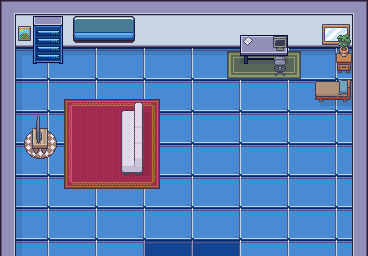

A 2D game scene composited from a Tiled map and its tileset images. What follows is a short description and the map's XML, with each tile layer's data collapsed to a summary:
An orthogonal 23x16 tile map with 16x16 px tiles, 9 tile layers (Ground, GroundTop, GroundTop+1, GroundTop+2, ...), 9 tilesets and 11 objects.

<map version="1.9" tiledversion="1.9.2" orientation="orthogonal" renderorder="right-down" width="23" height="16" tilewidth="16" tileheight="16" infinite="0" nextlayerid="12" nextobjectid="12">
 <editorsettings>
  <export format="tmx" />
 </editorsettings>
 <tileset firstgid="1" source="../Level0/laboratory_stuff_tiles.tsx" />
 <tileset firstgid="593" source="../Level0/living_room_shadowless.tsx" />
 <tileset firstgid="1313" source="../Level0/basement_shadowless.tsx" />
 <tileset firstgid="2113" source="../Level0/laboratory_walls_tiles.tsx" />
 <tileset firstgid="2305" source="../Level0/jail_16x16_shadowless.tsx" />
 <tileset firstgid="3025" source="../Level0/generic_16x16_shadowless.tsx" />
 <tileset firstgid="4273" source="../Level0/shadows.tsx" />
 <tileset firstgid="4353" source="../Level0/bedroom16x16.tsx" />
 <tileset firstgid="6065" source="../Level0/laboratory_floor_tiles.tsx" />
 <layer id="2" name="Ground" width="23" height="16">
  <data>[368 cells, 299 non-empty, 9 distinct tile ids]</data>
 </layer>
 <layer id="3" name="GroundTop" width="23" height="16">
  <data>[368 cells, 79 non-empty, 26 distinct tile ids]</data>
 </layer>
 <layer id="4" name="GroundTop+1" width="23" height="16">
  <data>[368 cells, 11 non-empty, 5 distinct tile ids]</data>
 </layer>
 <layer id="5" name="GroundTop+2" width="23" height="16">
  <data>[368 cells, 1 non-empty, 1 distinct tile ids]</data>
 </layer>
 <layer id="6" name="WallsUp" width="23" height="16">
  <data>[368 cells, 95 non-empty, 13 distinct tile ids]</data>
 </layer>
 <layer id="7" name="StuffOnWall" width="23" height="16">
  <data>[368 cells, 6 non-empty, 6 distinct tile ids]</data>
 </layer>
 <layer id="8" name="Furniture" width="23" height="16">
  <data>[368 cells, 34 non-empty, 30 distinct tile ids]</data>
 </layer>
 <layer id="9" name="Furniture+1" width="23" height="16">
  <data>[368 cells, 11 non-empty, 9 distinct tile ids]</data>
 </layer>
 <layer id="10" name="Furniture+2" width="23" height="16">
  <data>[368 cells, 2 non-empty, 2 distinct tile ids]</data>
 </layer>
 <objectgroup id="11" name="CollisionMask">
  <object id="1" x="0.0302864" y="0.454424" width="16.3333" height="255.594" />
  <object id="2" x="2.69729" y="0.120424" width="350.458" height="48.5417" />
  <object id="3" x="352.155" y="0.0794242" width="15.5417" height="255.951" />
  <object id="4" x="33.0723" y="45.0374" width="29.875" height="18.75" />
  <object id="5" x="31.9473" y="128.162" width="16.375" height="25.75" />
  <object id="6" x="121.197" y="110.287" width="22" height="65" />
  <object id="7" x="240.072" y="45.7874" width="48" height="17.875" />
  <object id="8" x="336.322" y="61.1624" width="15.5" height="11.875" />
  <object id="9" x="315.197" y="80.9124" width="35.25" height="20.875" />
  <object id="10" x="273.822" y="66.6624" width="12" height="9.25" />
  <object id="11" x="0.5" y="255.5" width="367.5" height="17.5" />
 </objectgroup>
</map>
